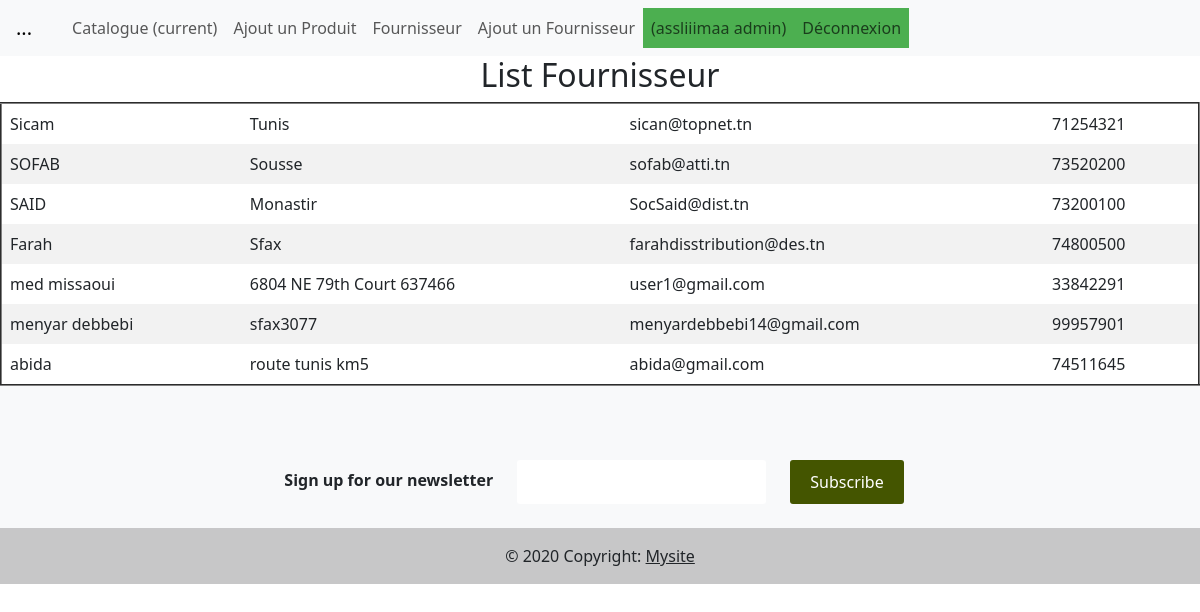
The page /magasin/listFournisseur/ (signed in) on the database its author committed.
### magasin/models.py (models this page shows, shortened)
class Fournisseur(models.Model):
    nom=models.CharField(max_length=100)
    adresse=models.TextField()
    email=models.EmailField()
    telephone=models.CharField(max_length=8)

### magasin/views.py (the view)
# urls.py: path('listFournisseur/',views.listFournisseur,name='listFour'),
@login_required
def listFournisseur(request):
    if request.method == "POST" :
        form = FournisseurForm(request.POST,request.FILES)
        if form.is_valid():
            form.save()
        return HttpResponseRedirect('/nouvFournisseur')
    else :
        form = FournisseurForm()
        list=Fournisseur.objects.all()
    return render(request,'magasin/fournisseur.html',{'list':list,'form':form})

### magasin/forms.py
class FournisseurForm(ModelForm):
    class Meta :
        model = Fournisseur
        fields = "__all__" #pour tous les champs de la table

### magasin/templates/magasin/fournisseur.html (shortened to what this page needs)
{% extends 'magasin/base.html' %}
{% block content %}
 <div class="col-md-12 text-center">
 <h2>List Fournisseur</h2>
 </div>
 <table border="2">
    {% for article in list %}
    <tr>
        <td>{{article.nom}} </td>
        <td>{{article.adresse}} </td>
        <td>{{article.email}} </td>
        <td>{{article.telephone}} </td>
    </tr>
    {% endfor %}
</table>
{% endblock %}

### magasin/templates/magasin/base.html (shortened to what this page needs)
{% load static %}
<!DOCTYPE html>
<html>
<head>
<link href="https://cdn.jsdelivr.net/npm/bootstrap@5.3.0-alpha1/dist/css/bootstrap.min.css" rel="stylesheet">
<link rel='stylesheet' type='text/css' media='screen'
href="{% static 'css/base.css'%}">
</head>
<body>
    <nav class="navbar navbar-expand-lg navbar-light bg-light">
        <a class="navbar-brand" href="#">...</a>
        <div class="collapse navbar-collapse" id="navbarNavDropdown">
          <ul class="navbar-nav">
            <li class="nav-item">
                <a class="nav-link" href="{% url 'index' %}">Catalogue <span class="sr-only">(current)</span></a>
            </li>
            <li class="nav-item">
              <a class="nav-link" href="{% url 'ajoutProduit'%}">Ajout un  Produit</a>
            </li>
            <li class="nav-item">
              <a class="nav-link" href="{% url 'listFour'%}">Fournisseur</a>
            </li>
            <li class="nav-item">
              <a class="nav-link" href="{% url 'nouveauFour'%}">Ajout un Fournisseur</a>
            </li>
              {% if user.is_authenticated %}
            <li class="nav-item active">
            <a class="nav-link" href="#">(assliiimaa  {{user}})</a>
            </li>
            <li class="nav-item active">
            <a class="nav-link" href="{% url 'logout' %}">Déconnexion</a>
            </li>
            {% endif %}
          </ul>
        </div>
      </nav>
{% block content %} {% endblock %}
<footer class="bg-light text-center text-lg-start">
    <div class="container p-4 pb-0">
      <form action="">
        <div class="row">
          <div class="col-auto mb-4 mb-md-0">
            <p class="pt-2">
              <strong>Sign up for our newsletter</strong>
            </p>
          </div>
          <div class="col-md-5 col-12 mb-4 mb-md-0">
            <div class="form-outline mb-4">
              <input type="email" id="form5Example25" class="form-control" />
            </div>
          </div>
          <div class="col-auto mb-4 mb-md-0">
            <button type="submit" class="btn btn-primary mb-4">
              Subscribe
            </button>
          </div>
        </div>
      </form>
    </div>
    <div class="text-center p-3" style="background-color: rgba(0, 0, 0, 0.2);">
      © 2020 Copyright:
      <a class="text-dark" href="https://mdbootstrap.com/">Mysite</a>
    </div>
  </footer>
</body>
</html>

### magasin/templates/magasin/base.html (style rules this page uses)
nav { background-color: #f8f9fa; padding: 10px; }
nav ul { list-style-type: none; margin: 0; padding: 0; overflow: hidden; }
nav li { float: left; }
nav a { display: block; color: #212529; text-align: center; padding: 14px 16px; text-decoration: none; }
nav .active { background-color: #4CAF50; }
form { display: flex; justify-content: center; margin-top: 50px; }
form input[type="email"] { padding: 10px; border: none; border-radius: 3px; margin-right: 10px; }
form button[type="submit"] { padding: 10px 20px; background-color: #450; border: none; border-radius: 3px; color: #fff; cursor: pointer; }

### magasin/templates/magasin/fournisseur.html (style rules this page uses)
table { border-collapse: collapse; width: 100%; }
th, td { text-align: left; padding: 8px; }
tr:nth-child(even) { background-color: #f2f2f2; }

### rows shown on the page
Fournisseur: nom "Sicam", adresse "Tunis", email "sican@topnet.tn", telephone "71254321"
Fournisseur: nom "SOFAB", adresse "Sousse", email "sofab@atti.tn", telephone "73520200"
Fournisseur: nom "SAID", adresse "Monastir", email "SocSaid@dist.tn", telephone "73200100"
Fournisseur: nom "Farah", adresse "Sfax", email "farahdisstribution@des.tn", telephone "74800500"
Fournisseur: nom "med missaoui", adresse "6804 NE 79th Court 637466", email "user1@gmail.com", telephone "33842291"
Fournisseur: nom "menyar debbebi", adresse "sfax3077", email "menyardebbebi14@gmail.com", telephone "99957901"
Fournisseur: nom "abida", adresse "route tunis km5", email "abida@gmail.com", telephone "74511645"

### other values the page prints
{{ user }} "admin"
